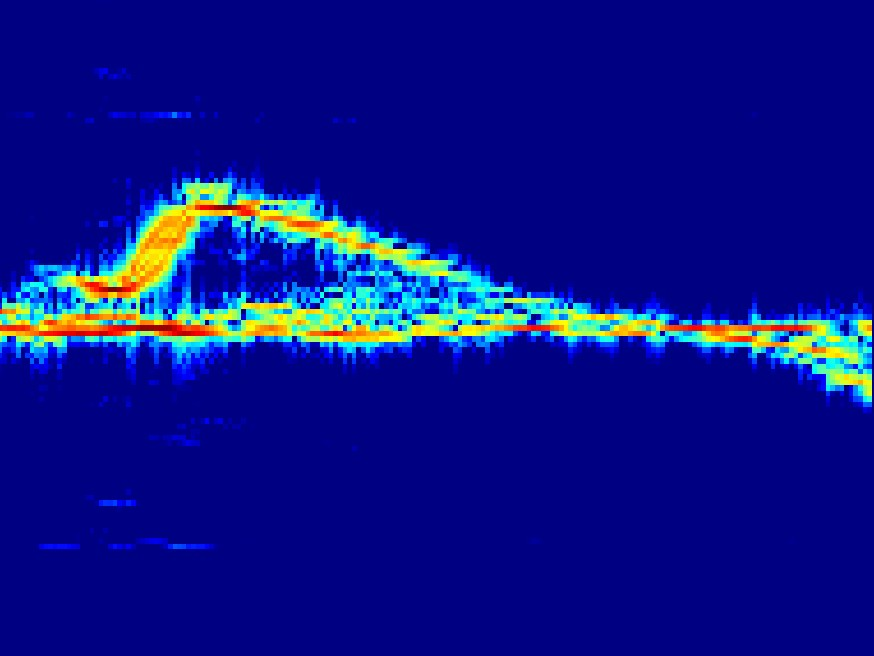
#> input picture temp_matlab.jpg, 874 x 656 px
$ python -i PMR_fft.py   (imports and definitions only)
#> lines starting #> are read from the running program, lines starting #| are printed output that depends on the picture
import numpy as np
import matplotlib.pyplot as plt
from tqdm import tqdm
from mpl_toolkits.mplot3d import Axes3D
from PIL import Image


### Read files
# [4 lines of commented-out code are left out]

def PMR_fft(data, noAxes = True, imshow = False):
    fs = 10e6
    CIT = 0.1
    N_slide = 10
    T_slide = CIT / N_slide
    #数据转化为两行
    # print(data.shape,type(data))
    # data_complex = data[0,:] + 1j*data[1,:]
    # data_sample = data.reshape(-1,2,order = "F")
    data_sample = data
    # print(data_sample.shape)
    # data_sample = np.transpose(data_sample)
    #第一行是tar，第二行是ref
    num_sample = round(CIT * fs)
    data_tar = data_sample[1,:num_sample]
    data_ref = data_sample[0,:num_sample]
    plt.figure(1)
    plt.subplot(211)
    plt.plot(data_tar[:2184*2].real)
    plt.title('sur signal')
    plt.subplot(212)
    plt.plot(data_ref[:2184*2].real)
    plt.title('ref signal')
    # print(data_ref.shape)
    # print('data shape:',data_tar.shape,'data type:',type(data_tar[1,1]))z

    total_duration = round(len(data_sample[1,:]) / fs)

    N = 10000
    h_corr = np.correlate(data_ref[:N*2+1],data_tar[:N *2+1],'same')
    h_corr = abs(h_corr)
    h_corr_max = np.argmax(h_corr)

    ##process
    array_sample_shift = h_corr_max - N
    array_start_time =np.arange(0,total_duration-CIT,T_slide)
    Doppler_frequency = 600
    step_dop = 1/CIT
    # t_axis = np.arange(0,(CIT*fs-1)/fs,1/fs)
    array_Doppler_frequency = np.arange(-Doppler_frequency,Doppler_frequency,step_dop)

    if  array_sample_shift > 0:
        data_ref_cor = data_sample[0,array_sample_shift:]
        data_tar_cor = data_sample[1,:-array_sample_shift]
    else:
        data_ref_cor = data_sample[0,:array_sample_shift]
        data_tar_cor = data_sample[1,-array_sample_shift:]
    del data_ref,data_tar,data_sample

    num_loop = len(array_Doppler_frequency)
    A_TD = np.zeros((len(array_start_time),num_loop),dtype = 'complex_')
    for idx in tqdm(range(len(array_start_time))):
        temp_tar = data_tar_cor[round(array_start_time[idx]*fs):round(array_start_time[idx]*fs) + num_sample]
        temp_ref = data_ref_cor[round(array_start_time[idx]*fs):round(array_start_time[idx]*fs) + num_sample]
        A_TD[idx,:] =  np.fft.fftshift(np.fft.fft(temp_tar*np.conj(temp_ref),num_sample))[round(num_sample/2+1-Doppler_frequency/step_dop):round(num_sample/2+1+Doppler_frequency/step_dop)]
    ###plot figure
    # np.savetxt("A_TRD.txt",A_TRD)
    x, y = np.meshgrid(array_start_time,array_Doppler_frequency)
    plot_A_TD = np.zeros(np.size(A_TD))
    plot_A_TD = 20*(np.log(abs(A_TD)/np.max((np.max(abs(A_TD)))))/np.log(20))
    plt.figure(2)
    # plt.pcolor(x,y,plot_A_TD.T,cmap='jet',vmin=-20,vmax=-10)
    plt.pcolor(x,y,plot_A_TD.T,cmap='jet',vmin=-30,vmax=0)
    if not noAxes:
        plt.colorbar
    else:
        ax = plt.gca()
        ax.set_axis_off()
        ax.margins(0, 0)
    plt.savefig("./temp_python.jpg", bbox_inches='tight', pad_inches=0, transparent=True)
    if imshow:
        plt.show(block=False)
        input("Press Enter to continue...")
        plt.close('all')
    img = Image.open('./temp_python.jpg').convert('RGB')
    img = img.resize((80,60))
    img.save('./temp_python_resize.jpg')
    return img


def data_save(data):
    if_save = input('if save : 1\n')

    if if_save == '1':
        name = input('input file name:\n')
        ################################
        filename = '/home/lab525pr/mmwave_PR/Dataset/data_lc/'+name+'.dat'
        with open(filename, 'wb') as fid:
            data.tofile(fid)
        print("[succ] File saving complete.\n")

>>> import cv2
>>> picture = cv2.imread('temp_matlab.jpg', cv2.IMREAD_GRAYSCALE)
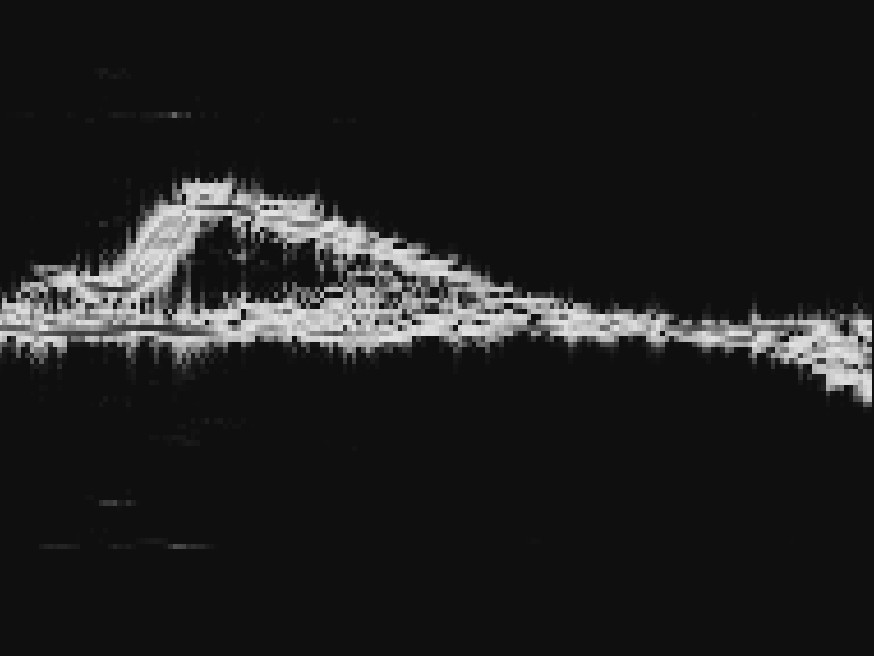
#> picture: shape (656, 874); min 2, max 238, mean 30.9
>>> result = PMR_fft(picture)
#> in PMR_fft, `data_tar = data_sample[1,:num_sample]`: data_tar = 874 values from 15 to 15
#> in PMR_fft, `total_duration = round(len(data_sample[1,:]) / fs)`: total_duration = 0
#> in PMR_fft, `h_corr = np.correlate(data_ref[:N*2+1],data_tar[:N *2+1],'same')`: h_corr = 874 values, max 255 at index 42, min 0 at index 75, mean 127.6
#> in PMR_fft, `h_corr_max = np.argmax(h_corr)`: h_corr_max = 42
#> in PMR_fft, `array_sample_shift = h_corr_max - N`: array_sample_shift = -9958
#> in PMR_fft, `data_ref_cor = data_sample[0,:array_sample_shift]`: data_ref_cor = empty array
#> (the run stopped early here; a loop or call above may not have finished)
